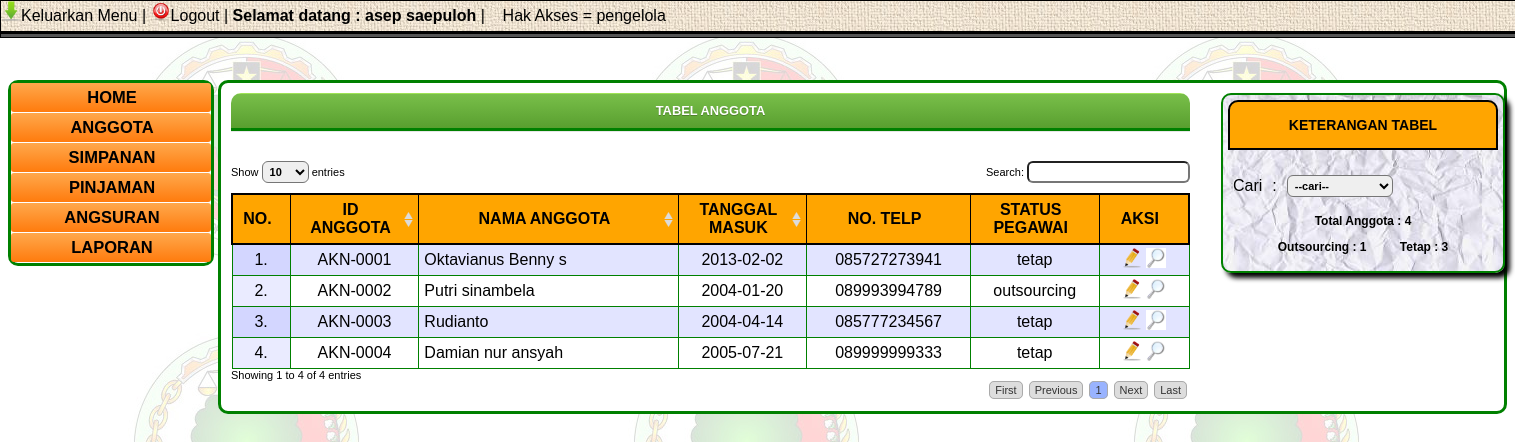
The page /c_anggota/tblanggota (signed in) on the database its author committed.
### tables this page shows
CREATE TABLE IF NOT EXISTS `tbl_anggota` (
  `id_anggota` varchar(100) NOT NULL,
  `id_identitas` int(11) NOT NULL,
  `nama_anggota` varchar(200) NOT NULL,
  `tgl_masuk` date NOT NULL,
  `tgl_lahir` date NOT NULL,
  `alamat` text NOT NULL,
  `no_telp` varchar(20) NOT NULL,
  `jabatan` varchar(100) NOT NULL,
  `status_pegawai` enum('tetap','outsourcing') NOT NULL,
  `estimasi_byr` int(11) DEFAULT NULL,
  `status_anggota` int(2) NOT NULL,
  PRIMARY KEY (`id_anggota`)
);

### application/controllers/c_anggota.php (called while the page is built, shortened)
<?php
class C_anggota extends CI_Controller {
    function __construct() {
        $this->load->model("m_anggota");
        $this->load->library('pagination');
    }
    function tblanggota($start_row=''){
      if(isset($_SESSION['user']) || isset($_SESSION['bagian_umum'])){
       $data["title"] = "TBL ANGGOTA";
       $data['js'] = "js_anggota";
       $data["isi"] = "anggota/tblanggota";
       $data['hasil'] = $this->m_anggota->allanggota();
       $data['out'] = $this->m_anggota->jmlout();
       $data['ttp'] = $this->m_anggota->jmlttp();
       $this->load->view("template",$data);
      }else{
          redirect("c_anggota/hak");
      }
    }
}
?>

### index.php (called while the page is built, shortened)
<?php
require_once BASEPATH.'core/CodeIgniter.php';

### application/models/m_anggota.php (called while the page is built, shortened)
<?php
class M_anggota extends CI_Model {
    function allanggota(){
        $query = $this->db->query("SELECT*FROM tbl_anggota");
        return $query->result();
    }
}
?>

### application/views/anggota/tblanggota.php (the view, shortened to what this page needs)
<div class="box_tabel kiri" style="width:959px;">
<h3>TABEL ANGGOTA</h3>
<table border="1" id="tabelanggota">
    <thead>
        <tr>
            <th width="20">NO.</th>
            <th width="100">ID<br>ANGGOTA</th>
            <th>NAMA ANGGOTA</th>
            <th width="100">TANGGAL<br>MASUK</th>
            <th width="135">NO. TELP</th>
            <th width="100">STATUS<br>PEGAWAI</th>
            <th width="60">AKSI</th>
        </tr>
    </thead>
    <tbody>
        <?php
        $no = 1;
        foreach ($hasil as $data) {
        ?>
        <tr>
            <td align="center"><?php echo $no++."."; ?></td>
            <td align="center"><?php echo $data->id_anggota; ?></td>
            <td><?php echo $data->nama_anggota; ?></td>
            <td align="center"><?php echo $data->tgl_masuk; ?></td>
            <td align="center"><?php echo $data->no_telp; ?></td>
            <td align="center"><?php echo $data->status_pegawai; ?></td>
            <td align="center">
            <?php if(@$_SESSION['user']=="pengelola"){ ?>
                <a href="http://localhost/kopsyah/c_anggota/fmeditanggota/<?php echo $data->id_anggota; ?>" class="klik_edit" id="">
                    <img src="<?php echo base_url(); ?>css/images/icon/edit-icon.png" width="20" title="edit data">
                </a>
            <?php } ?>
                <a href="" class="hover_anggota" hoveranggota="<?php echo $data->id_anggota; ?>">
                    <img src="<?php echo base_url(); ?>css/images/icon/search.jpg" width="20">
                </a>
            </td>
        </tr>
        <?php }?>
    </tbody>
</table>
</div>
<div class="box_keterangan" style="width: 270px; margin-left: 990px;">
    <p class="phead">KETERANGAN TABEL</p>
    <table class="tbl_fm">
        <tr>
            <td>Cari</td>
            <td>:</td>
            <td>
                <select name="cr" id="cr">
                    <option value="">--cari--</option>
                </select>
            </td>
        </tr>
    </table>
    <div class="font_12">
        <p align="center">Total Anggota : <?php $tot = $out + $ttp; echo $tot; ?></p>
        <p align="center">
            <span style="display: inline-block; margin-right: 30px;">Outsourcing : <?php echo $out; ?></span>
            <span>Tetap : <?php echo $ttp; ?></span>
        </p>
    </div>
</div>

### application/views/template.php (shortened to what this page needs)
<html>
    <head>
        <link rel="stylesheet" type="text/css" href="<?php echo base_url()."css/css_config.css";?>" />
        <link rel="stylesheet" type="text/css" href="<?php echo base_url()."css/ui-lightness/jquery-ui-1.8.21.custom.css"?>" />
        <link rel="stylesheet" type="text/css" href="<?php echo base_url();?>css/jquery.dataTables.css" />
        <link rel="stylesheet" type="text/css" href="<?php echo base_url();?>css/jquery.autocomplete.css" />
    </head>
    <body>
      <?php
        if(isset($_SESSION['anggota_id'])){
            $this->load->view("bagian_page/menu_page");
            $this->load->view($isi);
        }elseif(isset($_SESSION['user']) || isset($_SESSION['bagian_umum'])){
      ?>
            <?php $this->load->view("bagian_page/menu_page"); ?>
      <div id="outer">
            <?php $this->load->view("bagian_page/navigasi");?>
        <div id="isi">
            <?php $this->load->view($isi); ?>
        </div>
     </div>
     <?php }else{$this->load->view($isi);} ?>
    </body>
</html>

### application/views/bagian_page/menu_page.php (shortened to what this page needs)
<div id="header">
        <div id="sub_header">
            <img src="<?php echo base_url(); ?>css/images/icon/arrow_down.png" height="20" panah="hijau" id="pencet"><span>Keluarkan Menu</span> |
            <a href="<?php echo base_url(); ?>c_anggota/keluar"><img src="<?php echo base_url(); ?>css/images/icon/logout.png" height="20" ><span>Logout</span></a> |
            <span style="font-weight: bold"> Selamat datang : <?php echo $_SESSION['nama_user']; ?>  </span> |&nbsp;&nbsp;&nbsp;
            <span>
                <?php
                    if(isset($_SESSION['user'])){
                        echo "Hak Akses = ".$_SESSION['user'];
                    }
                ?>
            </span>
        </div>
</div>

### application/views/bagian_page/navigasi.php (shortened to what this page needs)
<?php if(@$_SESSION['user']=="pengelola"){ ?>
<div id="menu_navigasi">
         <h2 class="tetap"><a href="<?php echo base_url(); ?>c_anggota/home">HOME</a></h2>
         <h2 class="tutup">ANGGOTA</h2>
         <h2 class="tutup">SIMPANAN</h2>
         <h2 class="tutup">PINJAMAN</h2>
         <h2 class="tutup">ANGSURAN</h2>
         <h2 class="tutup">LAPORAN</h2>
</div>
<?php } ?>

### css/css_config.css (style rules this page uses)
body { background: url('images/bg-body.jpg'); font-size: 11px; font-family: calibri,sans-serif; }
a { text-align: center; text-decoration: none; color: black; }
.kiri { float: left; }
input[type="text"],textarea, select { border-radius: 6px; font: bold 11px gadget,sans-serif; padding: 3px; }
h1,h3 { font-weight: bolder; font-family: gadget,sans-serif; color:#FFFFFF; box-shadow:0px 1px #E7E7E7; -moz-box-shadow:0px 1px #E7E7E7; -webkit-box-shadow:0px 1px #E7E7E7; text-shadow:0px 1px #4E802C; border-color:#478223; background:#599F2F; background:-moz-linear-gradient(top,#9FE355 1px,#79BF4A 1px,#599F2F); background:-webkit-gradient(linear,0 0,0 100%,color-stop(0.02,#9FE355),color-stop(0.02,#79BF4A),color-stop(1,#599F2F)); text-align: center; padding: 10px; margin-top: 0; margin-bottom: 30px; border-bottom: 3px solid green; border-top-left-radius: 10px; border-top-right-radius: 10px; }
.font_12 { font: bold 12px calibri, sans-serif; }
#header { border:1px solid black; position: fixed; width: 100%; top:0; left:0; background: wheat; z-index: 2; }
#sub_header { padding:0; height:30px; font-size: 16px; background: url('images/canvas.jpg'); border-bottom: 6px groove black; z-index: 3; }
#menu_navigasi { float: left; position: fixed; width: 200px; border: 3px solid green; background: white; border-radius: 10px; z-index: 1; }
#menu_navigasi h2 { text-align: center; background: linear-gradient(to bottom, rgb(255, 168, 76) 0%, rgb(255, 123, 13) 100%) repeat scroll 0 0 transparent; margin-top: 0; margin-bottom: 1px; cursor: pointer; padding: 5px 5px 5px 7px; font-weight:bold; border-radius: 3px; }
#outer { margin-top: 80px; z-index: 1; }
#isi { border-radius: 10px; background: white; border: 3px solid green; margin-left: 210px; z-index: 1; padding: 10px; }
table.tbl_fm { border-collapse: collapse; }
table.tbl_fm tr td { padding: 5px; }
.box_tabel table { border: 1px solid green; border-collapse: collapse; width: 100%; border-radius: 10px; }
.box_tabel table thead { background: orange; border: 2px solid black; }
.box_tabel table tr th { height: 50px; }
.box_tabel table tr td { padding: 3px 5px; }
.box_keterangan { border: 2px solid green; border-radius: 10px; padding: 5px; box-shadow: 5px 5px 5px black; background: url("images/paper.jpg"); }
.box_keterangan p.phead { background: orange; text-align: center; padding: 15px; margin-top:0px; margin-bottom: 20px; border: 2px solid black; border-top-left-radius: 10px; border-top-right-radius: 10px; font-size: 14px; font-weight: bold; }

### rows shown on the page
tbl_anggota: id_anggota "AKN-0001", nama_anggota "Oktavianus Benny s", tgl_masuk "2013-02-02", no_telp "085727273941", status_pegawai "tetap"
tbl_anggota: id_anggota "AKN-0002", nama_anggota "Putri sinambela", tgl_masuk "2004-01-20", no_telp "089993994789", status_pegawai "outsourcing"
tbl_anggota: id_anggota "AKN-0003", nama_anggota "Rudianto", tgl_masuk "2004-04-14", no_telp "085777234567", status_pegawai "tetap"
tbl_anggota: id_anggota "AKN-0004", nama_anggota "Damian nur ansyah", tgl_masuk "2005-07-21", no_telp "089999999333", status_pegawai "tetap"

### other values the page prints
$_SESSION['nama_user'] "asep saepuloh"
$_SESSION['user'] "pengelola"
$tot "4"
$out "1"
$ttp "3"
